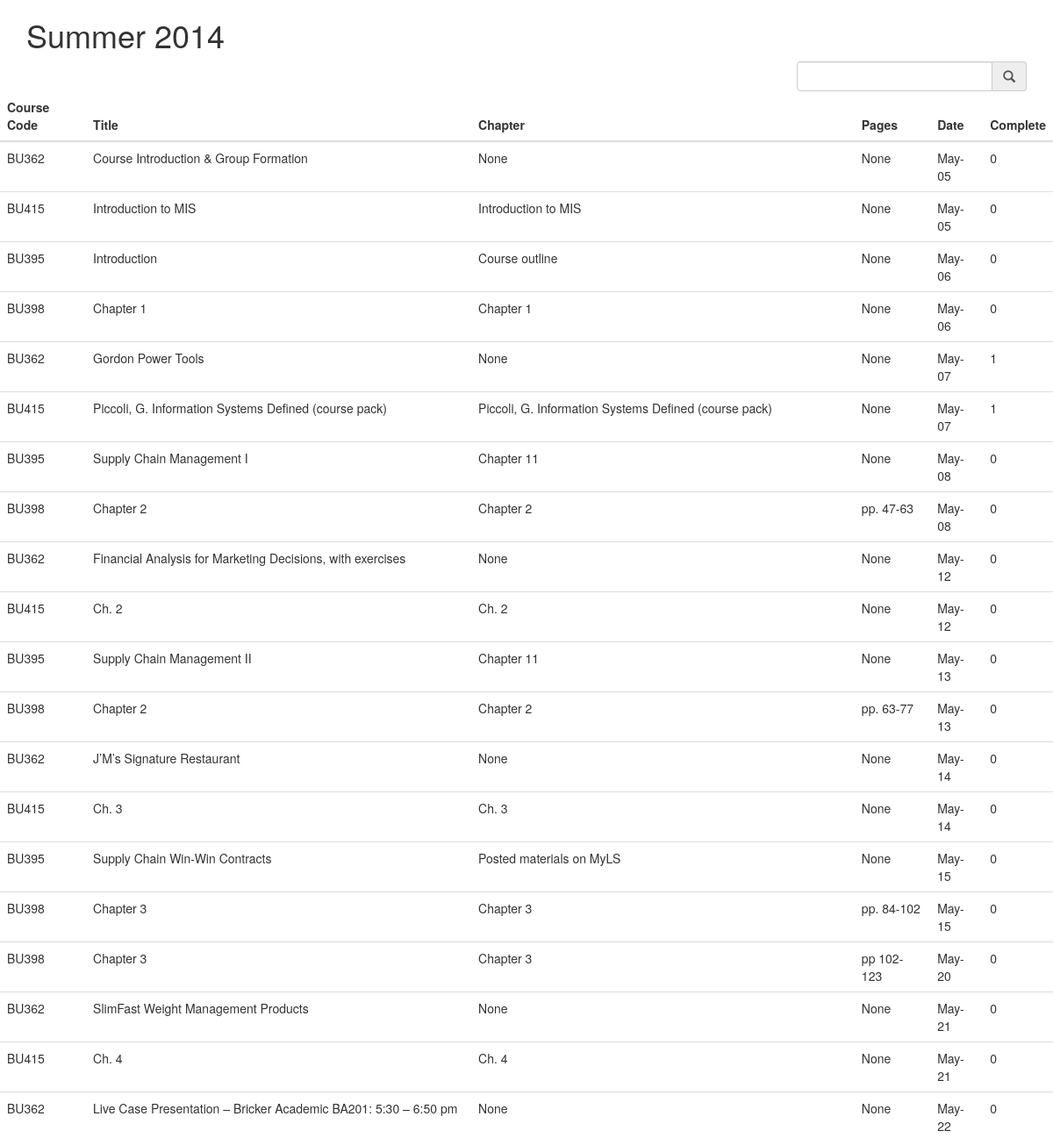
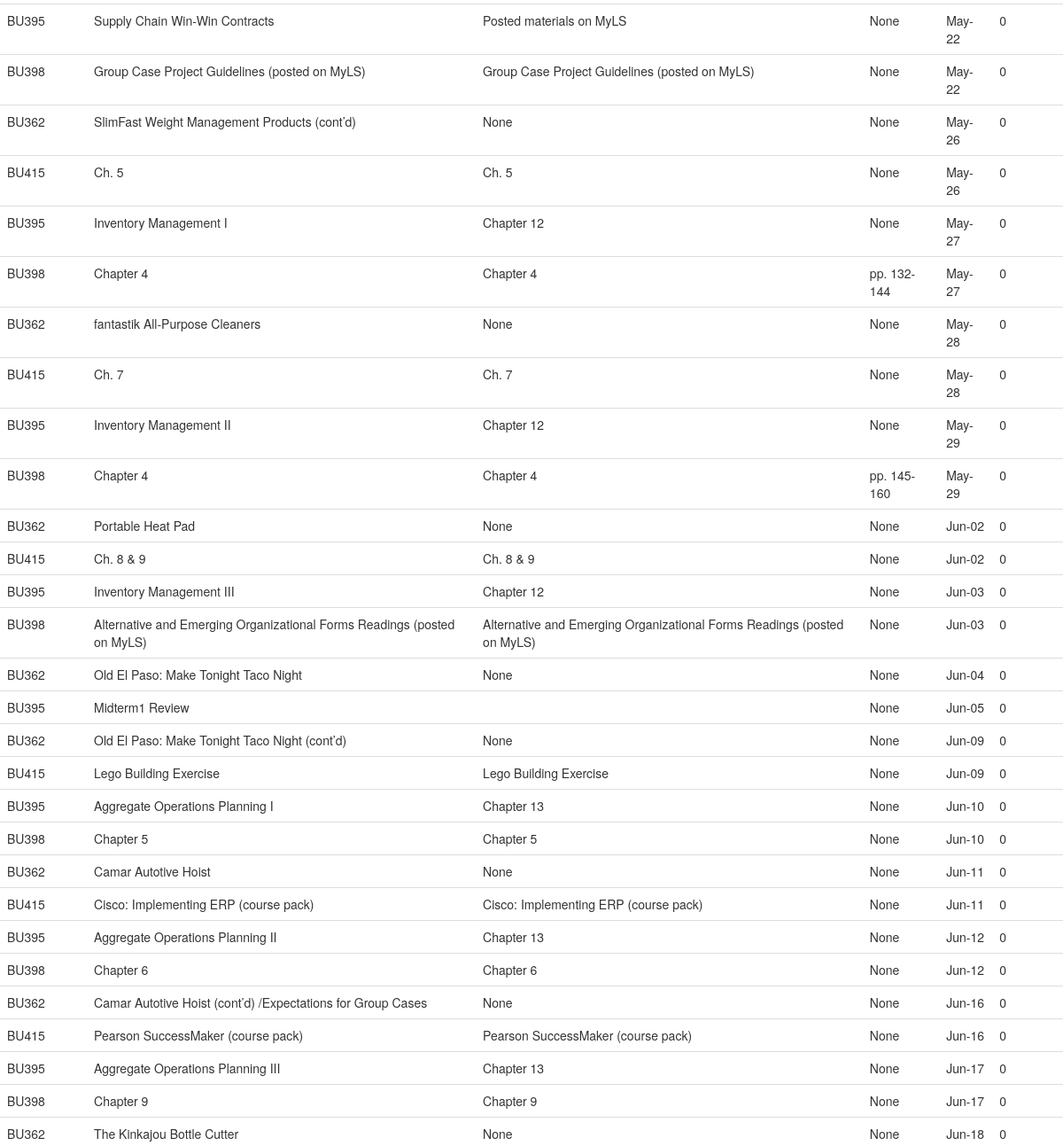
The app's page /Readings (upper part), older data (2 pictures, top to bottom).
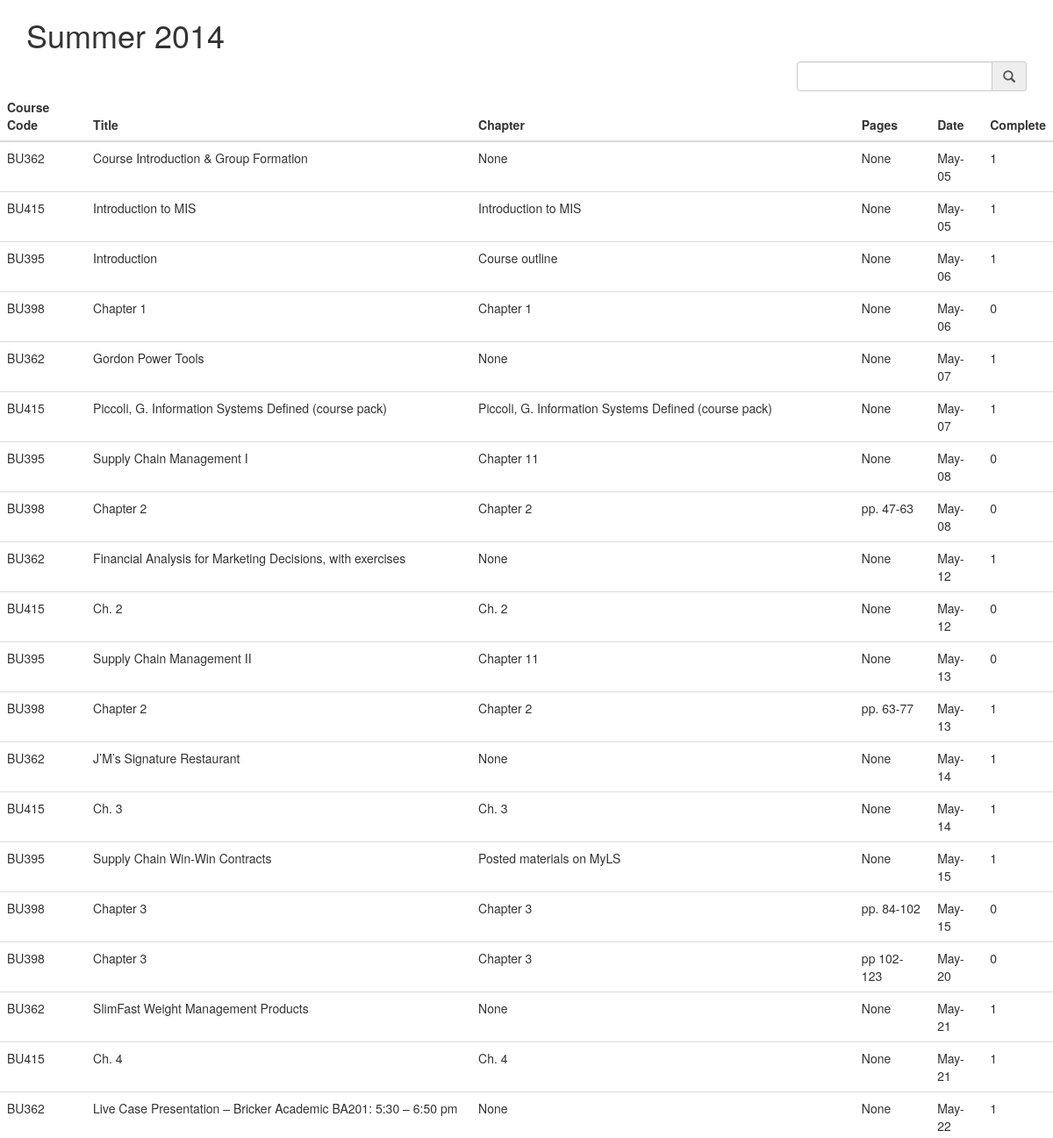
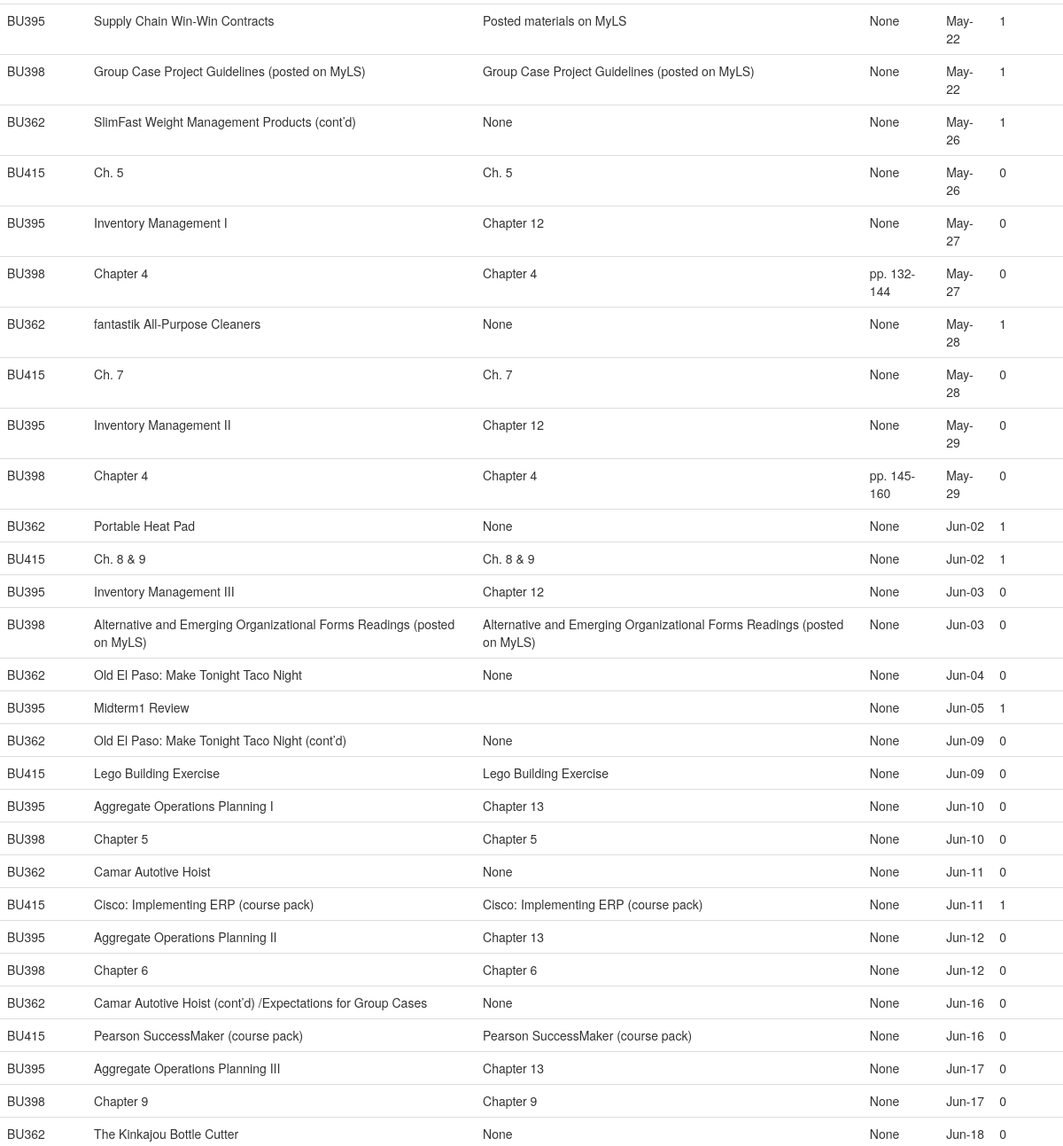
The same page, newer data (2 pictures, top to bottom).
### tables this page shows
CREATE TABLE Readings
            (course_code text, name text, chapter int, date text, pages text, complete bool);

### index.py (the view)
@app.route('/Readings')
def show_readings():
    db = get_db()
    sql = '''SELECT * FROM {0} ORDER BY date'''.format("Readings")
    cur = db.execute(sql)
    entries = cur.fetchall()
    return render_template('show_readings.html',entries=entries)

### index.py (called while the page is built)
def get_db():
    top = _app_ctx_stack.top
    if not hasattr(top, 'sqlite_db'):
        sqlite_db = sqlite3.connect(app.config['DATABASE'])
        sqlite_db.row_factory = sqlite3.Row
        top.sqlite_db = sqlite_db
    return top.sqlite_db

@app.teardown_appcontext
def close_db_connection(exception):
    top = _app_ctx_stack.top
    if hasattr(top, 'sqlite_db'):
        top.sqlite_db.close()

def format_datetime(value,format='%b-%d'):
    list_date = value.split('-')
    strdate = date(int(list_date[0]),int(list_date[1]),int(list_date[2]))
    return strdate.strftime(format)

### templates/show_readings.html (shortened to what this page needs)
{% extends "individual_reading.html" %}
{% block body %}
        <div class="row">
            <div class="col-md-12">
                 <table class="table" id="homework">
                     <thead>
                      <tr>
                          <th>Course Code</th>
                          <th>Title</th>
                          <th>Chapter</th>
                          <th>Pages</th>
                          <th>Date</th>
                          <th>Complete</th>
                      </tr>
                    </thead>
                    <tbody>
                     {% for entry in entries %}
                    <tr>
                        <td>{{ entry.course_code }}</td>
                        <td>{{ entry.name }}</td>
                        <td>{{ entry.chapter }}</td>
                        <td>{{ entry.pages }}</td>
                        <td>{{ entry.date|datetimeformat }}</td>
                        <td>{{ entry.complete }}</td>
                    </tr>
                    {% else %}
                    <tr><td><em>Unbelievable.  No entries here so far</em></td></tr>
                    {% endfor %}
                    </tbody>
                 </table>
        </div>
    </div>
{% endblock %}

Row changes from the older to the newer data that the page shows:
changed Readings "Course Introduction & Group Formation": complete "0" → "1"
changed Readings "Introduction to MIS": complete "0" → "1"
changed Readings "Introduction": complete "0" → "1"
changed Readings "Financial Analysis for Marketing Decisions, with exercises": complete "0" → "1"
changed Readings "pp. 63-77": complete "0" → "1"
changed Readings "J’M’s Signature Restaurant": complete "0" → "1"
changed Readings "Ch. 3": complete "0" → "1"
changed Readings (number 15 of 49 on the later page): complete "0" → "1"
changed Readings "SlimFast Weight Management Products": complete "0" → "1"
changed Readings "Ch. 4": complete "0" → "1"
changed Readings "Live Case Presentation – Bricker Academic BA201: 5:30 – 6:50 pm": complete "0" → "1"
changed Readings (number 21 of 49 on the later page): complete "0" → "1"
changed Readings "Group Case Project Guidelines (posted on MyLS)": complete "0" → "1"
changed Readings "SlimFast Weight Management Products (cont’d)": complete "0" → "1"
changed Readings "fantastik All-Purpose Cleaners": complete "0" → "1"
changed Readings "Portable Heat Pad": complete "0" → "1"
changed Readings "Ch. 8 & 9": complete "0" → "1"
changed Readings "Midterm1 Review": complete "0" → "1"
changed Readings "Cisco: Implementing ERP (course pack)": complete "0" → "1"
